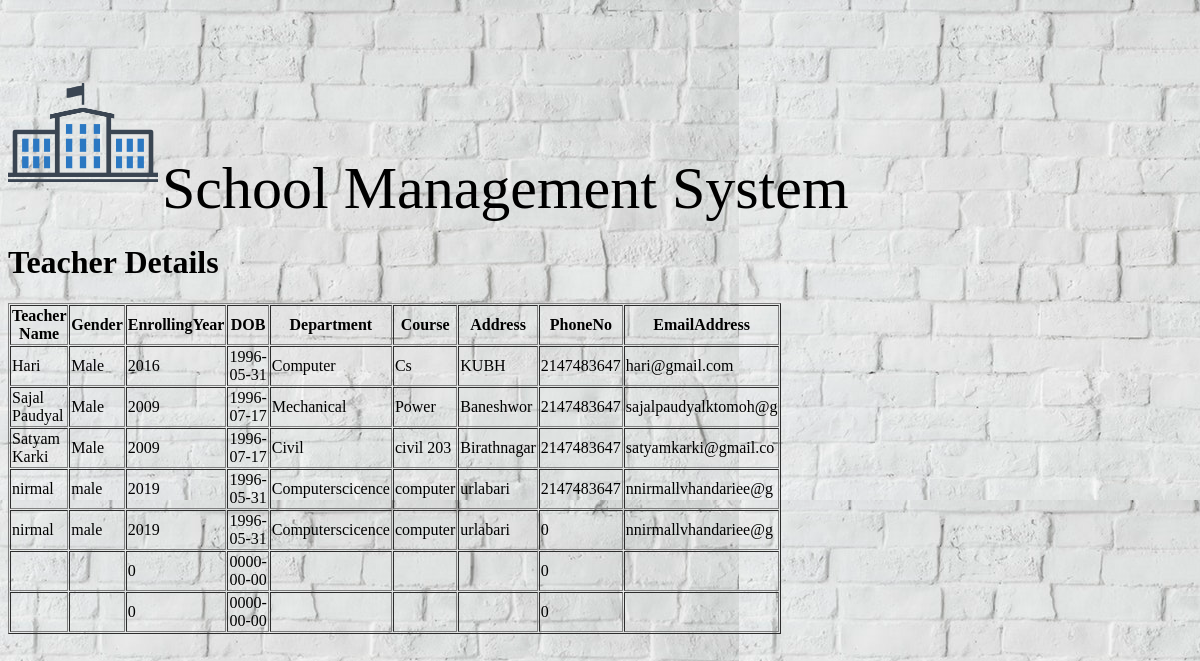
The app's page /TeacherDetails.php with its own data.
### tables this page shows
CREATE TABLE `teacher` (
  `id` int(11) NOT NULL,
  `Name` varchar(20) NOT NULL,
  `Course` varchar(20) NOT NULL,
  `Address` varchar(20) NOT NULL,
  `DOB` date NOT NULL,
  `PhoneNo` int(11) NOT NULL,
  `Gender` varchar(20) NOT NULL,
  `Department` varchar(20) NOT NULL,
  `EnrollingYear` int(11) NOT NULL,
  `EmailAddress` varchar(20) NOT NULL
);

### TeacherDetails.php (the view, shortened to what this page needs)
<?php
$con =mysqli_connect('127.0.0.1','root','');
mysqli_select_db($con,'studentregistration');
$sql="SELECT * From teacher";
$record=mysqli_query($con,$sql);
?>
<!DOCTYPE html>
<html>
<head>
	<link rel="stylesheet" type="text/css" href="style.css">
</head>
<body background="wall.jpg">
	<img src="logo.jpg" height="150" width="150" style="padding-top:50px;" alt="School Management System"/>
		<a style="font-size: 60px; padding-bottom:0px;">School Management System</a>
<h1>Teacher Details</h1>
<table width="600" border="1" cellpadding="1" cellspacing="1">
	<tr>
		<th>Teacher Name</th>
		<th>Gender</th>
		<th>EnrollingYear</th>
		<th>DOB</th>
		<th>Department</th>
		<th>Course</th>
		<th>Address</th>
		<th>PhoneNo</th>
		<th>EmailAddress</th>
	</tr>
<?php
	while ($teacher=mysqli_fetch_assoc($record)) {
		echo "<tr>";
		echo "<td>".$teacher['Name']."</td>";
		echo "<td>".$teacher['Gender']."</td>";
		echo "<td>".$teacher['EnrollingYear']."</td>";
		echo "<td>".$teacher['DOB']."</td>";
		echo "<td>".$teacher['Department']."</td>";
		echo "<td>".$teacher['Course']."</td>";
		echo "<td>".$teacher['Address']."</td>";
		echo "<td>".$teacher['PhoneNo']."</td>";
		echo "<td>".$teacher['EmailAddress']."</td>";
		echo "</tr>";
	}
?>
</table>
</body>
</html>

### records on screen
teacher: Name "Hari", Gender "Male", EnrollingYear "2016", DOB "1996-05-31", Department "Computer", Course "Cs", Address "KUBH", PhoneNo "2147483647", EmailAddress "hari@gmail.com"
teacher: Name "Sajal Paudyal", Gender "Male", EnrollingYear "2009", DOB "1996-07-17", Department "Mechanical", Course "Power", Address "Baneshwor", PhoneNo "2147483647", EmailAddress "sajalpaudyalktomoh@g"
teacher: Name "Satyam Karki", Gender "Male", EnrollingYear "2009", DOB "1996-07-17", Department "Civil", Course "civil 203", Address "Birathnagar", PhoneNo "2147483647", EmailAddress "satyamkarki@gmail.co"
teacher: Name "nirmal", Gender "male", EnrollingYear "2019", DOB "1996-05-31", Department "Computerscicence", Course "computer", Address "urlabari", PhoneNo "2147483647", EmailAddress "nnirmallvhandariee@g"
teacher: Name "nirmal", Gender "male", EnrollingYear "2019", DOB "1996-05-31", Department "Computerscicence", Course "computer", Address "urlabari", PhoneNo "0", EmailAddress "nnirmallvhandariee@g"
teacher: EnrollingYear "0", DOB "0000-00-00", PhoneNo "0"
teacher: EnrollingYear "0", DOB "0000-00-00", PhoneNo "0"
